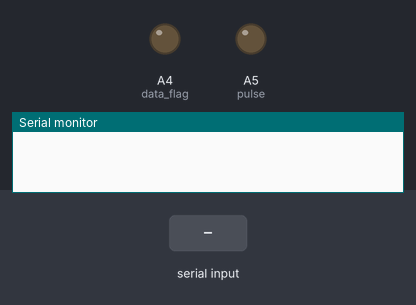
This sketch was run on a simulated Arduino Uno, built with avr-gcc and run on an emulated ATmega328P. Shown: output pins drawn as LEDs (lit = HIGH), the last lines printed to the serial monitor. The inputs (shaded band) are chosen by the test bench.

Above: at 1.2 s.
1.3 s: "90,45\n" received over Serial
At 2.34 s:
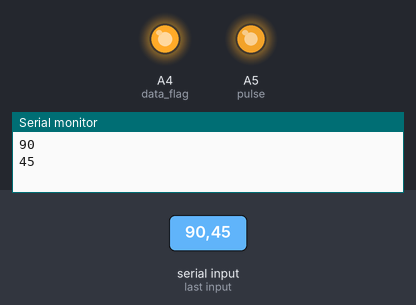
4.3 s: "200\n" received over Serial
At 7.1 s:
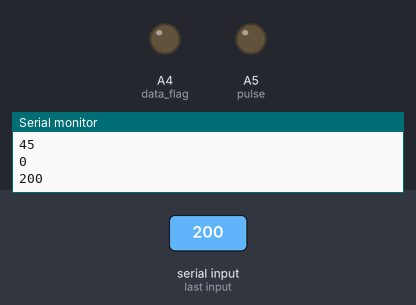
7.3 s: "30,150\n" received over Serial
At 8.12 s:
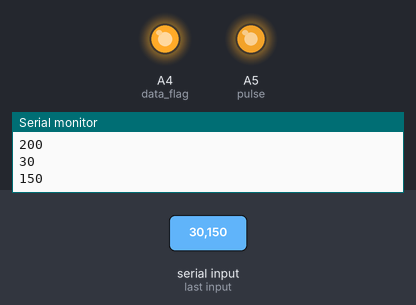
Timing chart, 0 to 10.8 s (numbered marks = the images above; inputs shaded):
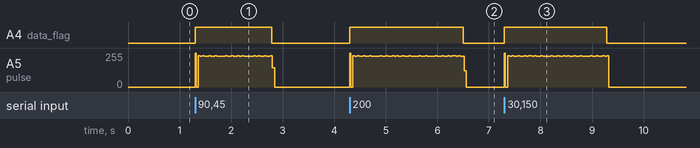

Measured:
- after the input at 1.3 s, A4 (data_flag): LOW → HIGH at once, → LOW 1.5 s later
- after the input at 4.3 s, A4 (data_flag): LOW → HIGH at once, → LOW 2.2 s later
- after the input at 7.3 s, A4 (data_flag): LOW → HIGH at once, → LOW 2.0 s later

The sketch:

ArduinoSketch2.ino
```cpp
void setup() {
  // put your setup code here, to run once:
  Serial.begin(115200);

  pinMode(A4, OUTPUT); //data flag
  digitalWrite(A4, LOW);
  pinMode(A5, OUTPUT); //pulse
  digitalWrite(A5, LOW);
}

void loop() {
  // put your main code here, to run repeatedly:
  if (Serial.available() > 0){
    int n = Serial.parseInt();
    Serial.println(n);
    digitalWrite(A4, HIGH);
    for (int i=0;i<n;i++){
      digitalWrite(A5, HIGH);
      delay(10);
      digitalWrite(A5, LOW);
      delay(1);
    }
    digitalWrite(A4,LOW);
  }
}
```
